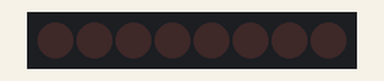
Recording of a sketch running on a simulated ESP32. Shown: 8 shift-register outputs drawn as a row of LEDs (first output left, lit = HIGH). Wiring (inferred from the names in the program): shift register (74HC595): data GPIO 25; shift clock GPIO 26; latch GPIO 27. Wiring (inferred from the signals the program sends): row of LEDs: on Q0, Q1, Q2, Q3, Q4, Q5, Q6, Q7.

Above: at 0.5 s.
At 2.5 s:
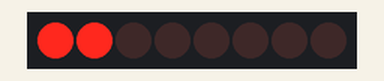
At 3.5 s:
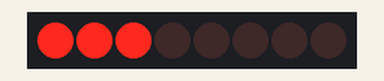
At 5.5 s:
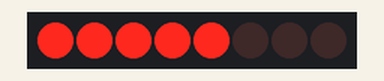
At 8.5 s:
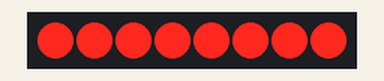
At 11.5 s:
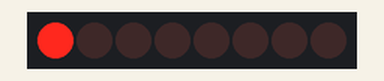
Timing chart, 0 to 13.0 s (numbered marks = the images above):
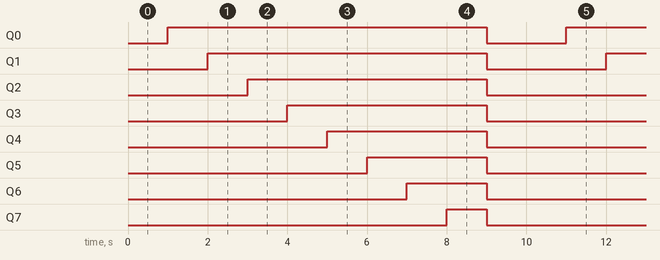

The sketch:

2.4_74hc596.ino
```cpp
const int STcp = 27;//ST_CP
const int SHcp = 26;//SH_CP
const int DS = 25; //DS

int datArray[] = {B00000000, B00000001, B00000011, B00000111, B00001111, B00011111, B00111111, B01111111, B11111111};

void setup ()
{
  //set pins to output
  pinMode(STcp,OUTPUT);
  pinMode(SHcp,OUTPUT);
  pinMode(DS,OUTPUT);
}
void loop()
{
  for(int num = 0; num <10; num++)
  {
    digitalWrite(STcp,LOW); //ground ST_CP and hold low for as long as you are transmitting
    shiftOut(DS,SHcp,MSBFIRST,datArray[num]);
    digitalWrite(STcp,HIGH); //pull the ST_CPST_CP to save the data
    delay(1000);
  }
}
```

Measured:
- by itself, Q0: alternates HIGH for 8.0 s and LOW for 2.0 s
- by itself, Q1: alternates HIGH for 7.0 s and LOW for 3.0 s
- by itself, Q2: alternates HIGH for 6.0 s and LOW for 4.0 s
- by itself, Q3: alternates HIGH for 5.0 s and LOW for 5.0 s
- by itself, Q4: alternates HIGH for 4.0 s and LOW for 6.0 s
- by itself, Q5: alternates HIGH for 3.0 s and LOW for 7.0 s
- by itself, Q6: alternates HIGH for 2.0 s and LOW for 8.0 s
- by itself, Q7: alternates HIGH for 1.0 s and LOW for 9.0 s
